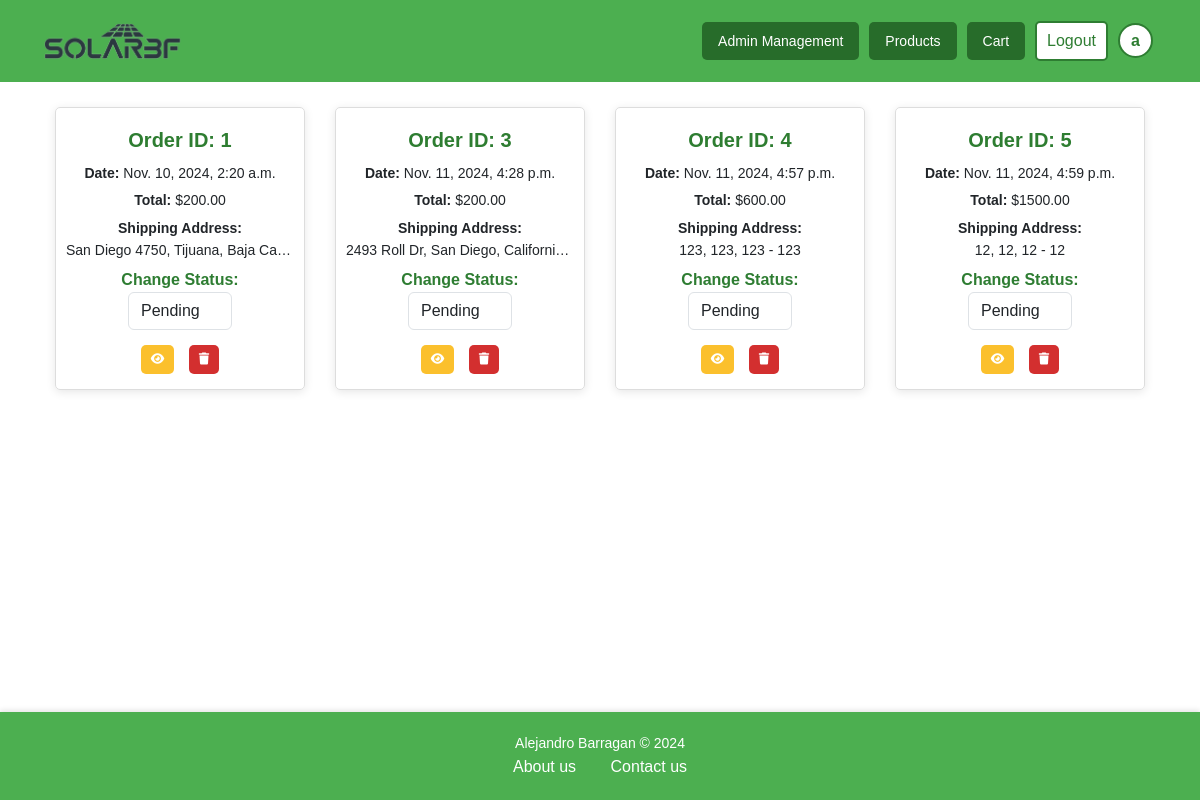
The app's page /orders/ (signed in), older data.
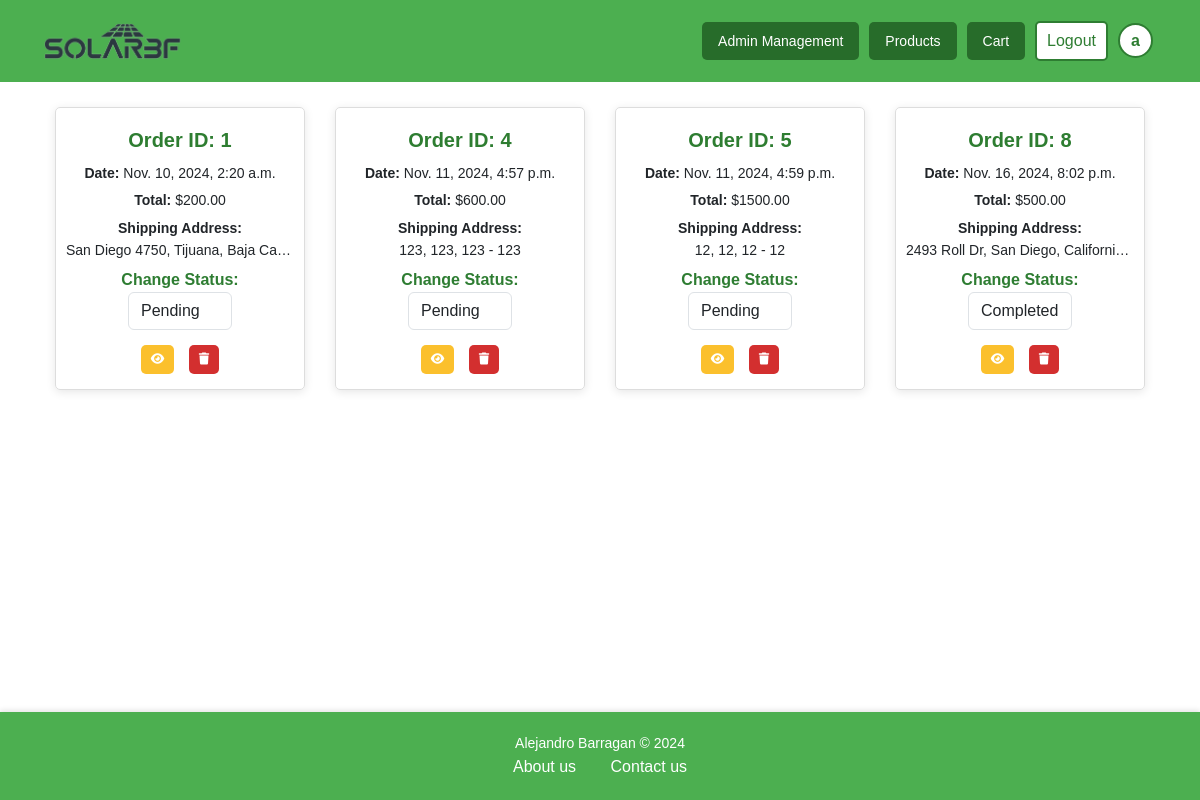
The same page, newer data.
### accounts/models.py (models this page shows, shortened)
class CustomUser(AbstractUser):
    USER_TYPE_CHOICES = (
        ('user', 'User'),
        ('worker', 'Worker'),
        ('admin', 'Admin'),
    )
    role = models.CharField(max_length=10, default='user')
    team = models.ForeignKey(
        Team,
        on_delete=models.SET_NULL,
        blank=True, null=True,
        related_name='members'
    )
    email = models.EmailField(unique=True)
    street_address = models.CharField(max_length=255, blank=True, null=True)
    city = models.CharField(max_length=100, blank=True, null=True)
    state = models.CharField(max_length=100, blank=True, null=True)
    zip_code = models.CharField(max_length=20, blank=True, null=True)
    country = models.CharField(max_length=100, blank=True, null=True)

### orders/models.py (models this page shows, shortened)
class Order(models.Model):
    user = models.ForeignKey(CustomUser, on_delete=models.CASCADE)
    order_total = models.DecimalField(max_digits=10, decimal_places=2)
    shipping_address = models.ForeignKey('ShippingAddress', on_delete=models.CASCADE)
    status = models.CharField(max_length=20, choices=STATUS_CHOICES, default='pending')
    created_at = models.DateTimeField(auto_now_add=True)
    is_paid = models.BooleanField(default=False)
    is_completed = models.BooleanField(default=False)

class ShippingAddress(models.Model):
    user = models.ForeignKey(CustomUser, on_delete=models.CASCADE)
    address = models.CharField(max_length=255)
    state = models.CharField(max_length=100)
    city = models.CharField(max_length=100)
    postal_code = models.CharField(max_length=20)
    country = models.CharField(max_length=50)

### orders/views.py (the view)
# urls.py: path('', views.order_list, name='orders'),
@user_passes_test(is_staff)
@login_required
def order_list(request):
    orders = Order.objects.filter(user=request.user)
    orders = Order.objects.all()
    return render(request, 'admin/orders.html', {
        'orders': orders,
        'status_choices': STATUS_CHOICES,
    })

### accounts/views.py (called while the page is built)
def is_staff(user):
    return user.is_staff or user.role in ['admin', 'worker']

### templates/admin/orders.html (shortened to what this page needs)
{% extends 'base.html' %}
{% load static %}
{% block style %}
    <link rel="stylesheet" href="{% static 'css/orders.css' %}"/>
    <link rel="stylesheet" href="{% static 'css/card.css' %}"/>
{% endblock %}
{% block content %}
<div class="cardb-list">
    {% if orders %}
        {% for order in orders %}
            <div class="cardb-item">
                <h3>Order ID: {{ order.id }}</h3>
                <p class="truncate-text"><strong>Date:</strong> {{ order.created_at }}</p>
                <p class="truncate-text"><strong>Total:</strong> ${{ order.order_total }}</p>
                <p class="truncate-text"><strong>Shipping Address:</strong><br>
                    {{ order.shipping_address.address }}, {{ order.shipping_address.city }}, {{ order.shipping_address.state }} - {{ order.shipping_address.postal_code }}
                </p>
                <form action="{% url 'update_order_status' order.id %}" method="POST">
                    <label for="status">Change Status:</label>
                    <select name="status" class="form-control" onchange="this.form.submit()">
                        {% for code, label in status_choices %}
                            <option value="{{ code }}" {% if order.status == code %}selected{% endif %}>{{ label }}</option>
                        {% endfor %}
                    </select>
                </form>
                <div>
                    <button class="btn-custom btn-small btn-info" data-toggle="modal" data-target="#viewOrderModal{{ order.id }}" title="View">
                        <i class="fa-solid fa-eye"></i>
                    </button>
                    <button class="btn-custom btn-small btn-danger" data-toggle="modal" data-target="#deleteOrderModal{{ order.id }}" title="Delete">
                        <i class="fa-solid fa-trash"></i>
                    </button>
                </div>
            </div>
        {% endfor %}
    {% else %}
        <p>You have no orders.</p>
    {% endif %}
</div>
{% endblock %}

### templates/base.html (shortened to what this page needs)
{% load static %}
{% load bootstrap5 %}
<!DOCTYPE html>
<html lang="en">
<head>
    {% bootstrap_css %}
    <link rel="stylesheet" href="{% static 'css/base.css' %}">
    {% block style %}
    {% endblock %}
</head>
<body>
    {% include 'components/navbar.html' %}
        {% block content %}
        {% endblock %}
    {% include 'components/footer.html' %}
</body>
</html>

### templates/components/navbar.html (shortened to what this page needs)
{% load static %}
{% block style %}
    <link rel="stylesheet" href="{% static 'css/navbar.css' %}"/>
{% endblock %}
{% block content %}
<div class="navbar-container">
    <nav class="navbar">
        <div class="container">
            <a class="nav-link navbar-brand nav-logo" href="{% url 'home' %}">
                <img src="{% static 'images/SolarBFLogo1-1.png' %}" alt="">
            </a>
            <div class="nav-links" id="nav-links">
                {% if user.is_authenticated %}
                    {% if user.is_staff or user.role == 'worker' %}
                        <a class="btn-custom btn-medium btn-primary" href="{% url 'management' %}">Admin Management</a>
                    {% endif %}
                        <a class="btn-custom btn-medium btn-primary" href="{% url 'products' %}">Products</a>
                        <a class="btn-custom btn-medium btn-primary" href="{% url 'cart' %}">Cart</a>
                        <a class="btn-custom btn-logout" href="{% url 'logout' %}">Logout</a>
                        <a class="btn-custom btn-profile" href="{% url 'profile' %}">{{ user.username|slice:":1" }}</a>
                    {% else %}
                        <a class="btn-login" href="{% url 'login' %}">Login</a>
                    {% endif %}
            </div>
        </div>
    </nav>
</div>
{% endblock %}

### templates/components/footer.html
{% load static %}
{% block style %}
    <link rel="stylesheet" href="{% static 'css/footer.css' %}"/>
{% endblock %}
{% block content %}
<div class="footer-container">
    <footer>
        <p>Alejandro Barragan © 2024</p>
        <a class="footer-link" href="{% url 'about' %}">About us</a>
        <a class="footer-link" href="{% url 'contact' %}">Contact us</a>
    </footer>
</div>
{% endblock %}

### static/css/base.css (style rules this page uses)
* { box-sizing: border-box; margin: 0; padding: 0; }
body { background-color: linear-gradient(135deg, #f8f9fa 0%, #e9ecef 100%); font-family: Arial, sans-serif; line-height: 1.6; }
a { text-decoration: none; }
img { max-width: 100%; height: auto; }
.btn-custom { display: inline-block; border: none; border-radius: 5px; cursor: pointer; transition: all 0.3s ease; text-align: center; text-decoration: none; margin: 5px; }
.btn-custom.btn-medium { padding: 8px 16px; font-size: 14px; }
.btn-custom.btn-small { padding: 5px 10px; font-size: 12px; }
.btn-primary { background-color: #276c2a; color: white; }
.btn-danger { background-color: #D32F2F; color: white; }
.btn-info { background-color: #FBC02D; color: white; }

### static/css/orders.css (style rules this page uses)
.form-control { width: auto; margin: 0 auto; margin-bottom: 10px; }

### static/css/card.css (style rules this page uses)
.cardb-list { display: flex; flex-wrap: wrap; gap: 20px; justify-content: center; margin-bottom: 20px; padding: 20px; }
.cardb-item { border: 1px solid #ddd; border-radius: 5px; width: 250px; text-align: center; padding: 10px; box-shadow: 0 2px 10px rgba(0, 0, 0, 0.1); transition: transform 0.2s; margin: 5px; }
.cardb-item h3 { font-size: 20px; margin: 10px; color: #2E7D31; font-weight: bold; }
.cardb-item p { font-size: 14px; margin: 5px 0; }
.cardb-item label { font-weight: bold; color: #2E7D32; }
.truncate-text { white-space: nowrap; overflow: hidden; text-overflow: ellipsis; display: block; }

### static/css/navbar.css (style rules this page uses)
.navbar-container { background-color: #4CAF50; }
.navbar { display: flex; justify-content: center; align-items: center; padding: 1rem; }
.container { display: flex; justify-content: space-between; align-items: center; width: 100%; }
.navbar-brand { margin-right: auto; font-size: 1.5rem; color: #fff; text-decoration: none; }
.nav-links { display: flex; align-items: center; }
.navbar .btn-logout, .btn-login { background-color: white; color: #2E7D32; border: 2px solid #2E7D32; padding: 5px 10px; border-radius: 5px; font-size: 16px; cursor: pointer; transition: all 0.3s ease; }
.navbar .btn-profile { background-color: white; color: #2E7D32; border: 2px solid #2E7D32; border-radius: 50%; font-size: 16px; width: 35px; height: 35px; display: flex; align-items: center; justify-content: center; font-weight: bold; cursor: pointer; transition: all 0.3s ease; }
.nav-logo { display: flex; align-items: center; height: 100%; padding: 5px 0; }
.nav-logo img { max-height: 40px; width: auto; object-fit: contain; }

### static/css/footer.css (style rules this page uses)
html, body { height: 100%; margin: 0; }
body { display: flex; flex-direction: column; }
.footer-container { background-color: #4CAF50; color: #ffffff; text-align: center; padding: 20px 0; width: 100%; margin-top: auto; box-shadow: 0 -2px 5px rgba(0, 0, 0, 0.1); }
.footer-container p { margin: 0; font-size: 14px; }
.footer-link { color: #ffffff; text-decoration: none; margin: 0 15px; transition: color 0.3s ease; }

Row changes from the older to the newer data that the page shows:
removed Order: id "3", created_at "Nov. 11, 2024, 4:28 p.m.", order_total "200.00", shipping_address.address "2493 Roll Dr", shipping_address.city "San Diego", shipping_address.state "Californi…", status "Pending"
added Order: id "8", created_at "Nov. 16, 2024, 8:02 p.m.", order_total "500.00", shipping_address.address "2493 Roll Dr", shipping_address.city "San Diego", shipping_address.state "Californi…", status "Completed"
